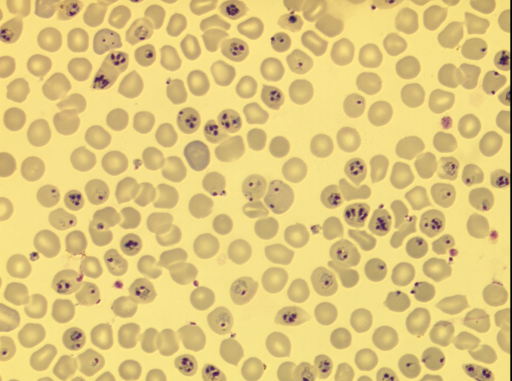
%> input picture a62.tif, 512 x 381 px
$ octave main2_extra.m   (GNU Octave 9; MATLAB toolbox functions it lacks are replaced by stand-ins)
%> lines starting %> are read from the running program, lines starting %| are printed output that depends on the picture; in (x1, y1, x2, y2) boxes, pixels count from 0 and x2, y2 are one past the last pixel; in counts of white or black regions, pixels touching at a corner belong together; the program's own positions count from 1
### generateCoefficients.m

function coefficients = generateCoefficients()
    %generating coefficients
    redChannel = 0;
    blueChannel = 0;
    greenChannel = 0;

    MAX_VALUE = 1;
    iterations = 10;
    coefficients =[];


    for i = (0:iterations)
        if (redChannel + greenChannel + blueChannel < MAX_VALUE)
            coefficients = [coefficients; [redChannel, greenChannel, blueChannel]];
        end
        %1st loop
        for j = (0:iterations)
            greenChannel = greenChannel + 0.1;
                if (redChannel + greenChannel + blueChannel < MAX_VALUE)
                    coefficients = [coefficients; [redChannel, greenChannel, blueChannel]];
                end

                %inner loop
                for s = (0:iterations)
                    blueChannel = blueChannel + 0.1;
                    if (redChannel + greenChannel + blueChannel < MAX_VALUE)
                        coefficients = [coefficients; [redChannel, greenChannel, blueChannel]];
                    end
                end
                blueChannel = 0;
        end

        %2nd loop

        for m = (0:iterations)
            blueChannel = blueChannel + 0.1;
            if (redChannel + greenChannel + blueChannel < MAX_VALUE)
                coefficients = [coefficients; [redChannel, greenChannel, blueChannel]];
            end
        end

        redChannel = redChannel + 0.1;
        greenChannel = 0;
        blueChannel = 0;

    end
end


% histogram calculations
% choose nmax and nmin 255 or 0
% calculate max and min value of current value
%     max of max of i

### bestWeightsWithRms.m
function [bestWeightsWithRms] = bestWeightsWithRms(imgToConvert)
    vals = generateCoefficients();

    bestWeightsWithRms = [];

    rgbImage = imread(imgToConvert);
%> rgbImage is the input picture: size 381x512x3 uint8; mean R, G, B 224, 199.9, 125.9

    redChannel = rgbImage(:,:,1); % Red channel
    greenChannel = rgbImage(:,:,2); % Green channel
    blueChannel = rgbImage(:,:,3); % Blue channel
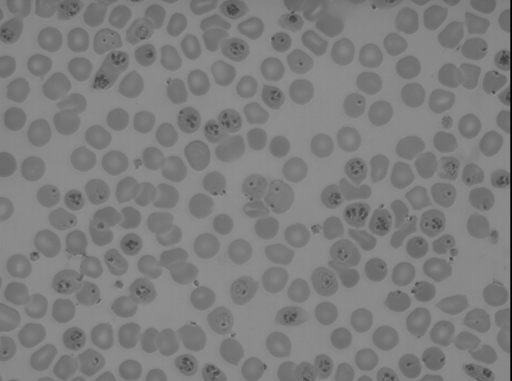
%> blueChannel: size 381x512 uint8; min 0, max 151, mean 125.9


    for i = (1:(size(vals,1)))
        greyScaleImg = vals(i,1) * redChannel + vals (i,2) * greenChannel + vals (i,3) * blueChannel;
        rmsValue = rmsContrast(greyScaleImg);

        bestWeightsWithRms =[bestWeightsWithRms; [rmsValue, vals(i,1), vals(i,2), vals(i,3)]];

    end
%> this loop made 185 passes
%> rmsValue on passes 1, 4, 5: 0, 3.6, 4.1
%> pass 2, in rmsContrast (call 2), `Isquare = (greyScaleImg - greyScaleImgAvg).^2;`:
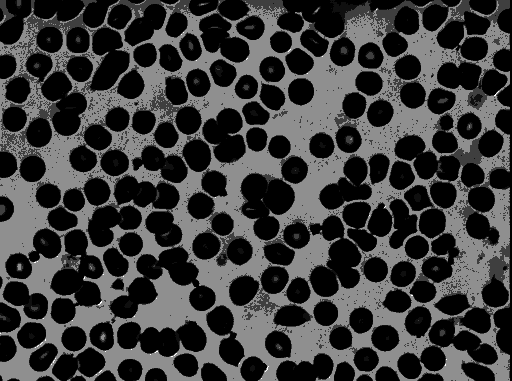
%> Isquare: size 381x512 uint8; min 0, max 16, mean 3.72; drawn with min black and max white
%> after the loop, bestWeightsWithRms = 185 rows, first 8: [0 0 0 0; 1.93 0 0.1 0; 2.5 0 0.1 0.1; 3.6 0 0.1 0.2; 4.1 0 0.1 0.3; 5.26 0 0.1 0.4; 5.92 0 0.1 0.5; 6.24 0 0.1 0.6]


    %sorting it out
    bestWeightsWithRms = sortrows(bestWeightsWithRms);
%> bestWeightsWithRms = 185 rows, first 8: [0 0 0 0; 1.29 0.1 0 0; 1.93 0 0.1 0; 2.5 0 0.1 0.1; 3.03 0.2 0 0; 3.2 0.1 0.1 0; 3.59 0 0.2 0; 3.6 0 0.1 0.2]
    bestWeightsWithRms = bestWeightsWithRms(183:185,:);
%> bestWeightsWithRms = [11.13 0.7 0.2 0.1; 11.14 0.1 0.9 0; 11.16 1 0 0]
end

### rmsContrast.m
function RMS = rmsContrast(greyScaleImg)
    greyScaleImgAvg = mean(greyScaleImg(:));

    Isquare = (greyScaleImg - greyScaleImgAvg).^2;
    Isum=sum(sum(Isquare));
    SqrtI = Isum.^0.5;

    [M,N]= size(greyScaleImg);

    RMS = SqrtI / ((M*N).^0.5);
end

### getOptimizedGreyImage.m
function [greyScaleImage,RMS] = getOptimizedGreyImage(img,weightRank)


    imgWeights = bestWeightsWithRms(img);
%> imgWeights = [11.13 0.7 0.2 0.1; 11.14 0.1 0.9 0; 11.16 1 0 0]
    greyScaleImage = getGreyScaleImg(img, imgWeights(weightRank,2:end));
    RMS = imgWeights(weightRank,1);
%> RMS = 11.16


end
%= ans(1,2:end)

### getGreyScaleImg.m
function greyScaleImg = getGreyScaleImg(img,vals)

    img = imread(img);


    redChannel = img(:,:,1); % Red channel
    greenChannel = img(:,:,2); % Green channel
    blueChannel = img(:,:,3); % Blue channel


    greyScaleImg = vals(1) * redChannel + vals (2) * greenChannel + vals (3) * blueChannel;

end

### main2_extra.m
clear all;
close all;
clc;
% use a thresholded image as input (binary image)
I1 = 'a62.tif';       % read image
subplot(2,3,1),imshow(I1),title('Original Image');
% object in the image is represented by white colour
% background is represented by black colour

I2 = getOptimizedGreyImage(I1,3);

I = 255 - I2;                % Invert the image
subplot(2,3,2),imshow(I),title('Inverted Image');
SE = strel('disk',6);     % generate the structuring element
E = imerode(I,SE);          % Perform Erosion Operation
subplot(2,3,3),imshow(E),title('Eroded Image');
D = imdilate(I,SE);          % Perform Dilation Operation
subplot(2,3,4),imshow(D),title('Dilated Image');
O = imopen(I,SE);          % Perform Opening Operation
subplot(2,3,5),imshow(O),title('Opened Image');
C = imclose(I,SE);          % Perform Closing Operation
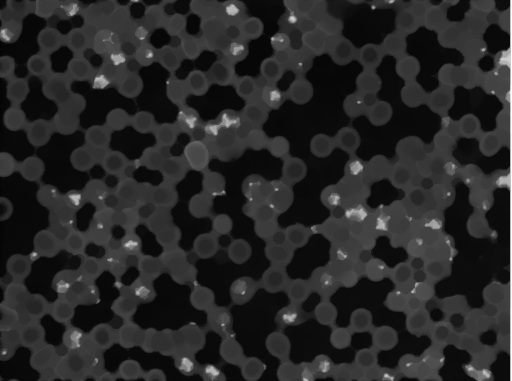
%> C: size 381x512 uint8; min 4, max 255, mean 39.5
subplot(2,3,6),imshow(C),title('Closed Image');


lolz = imopen(O,SE);
lolz2 = imopen(O,SE);
figure, imshow(255 - lolz2),title('opened x3 further');
%> after `imshow(255 - lolz2)`:
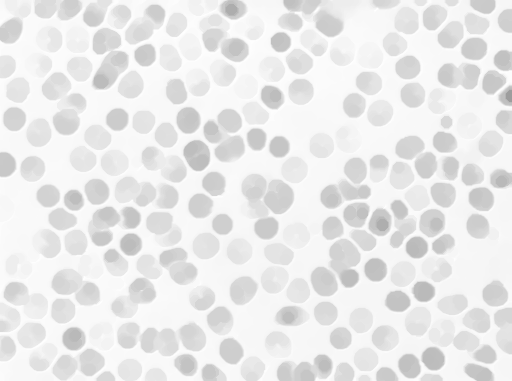
%> displayed picture: size 381x512, on the screen's scale of 0 to 255; min 157, max 255, mean 233.5


BW2 = edge(lolz2,'canny');
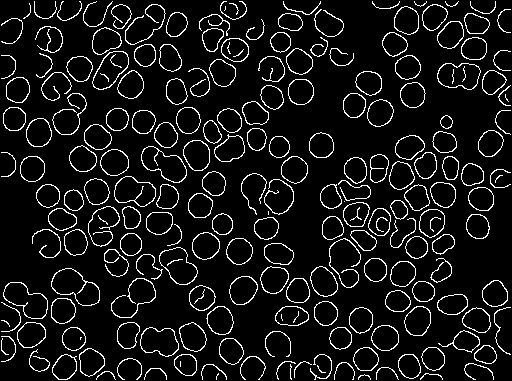
%> BW2: size 381x512 logical; 8.5% white in thin lines or dots

figure,imshow(BW2),title('edge detection');


SE1 = strel('disk',1);
erodedBW2 = imdilate(BW2,SE1);
%> erodedBW2: size 381x512 logical; 21.7% white in thin lines or dots

figure,imshow(erodedBW2),title('Dilated edge detection');

%labelling


labeledImage = bwlabel(erodedBW2, 8);
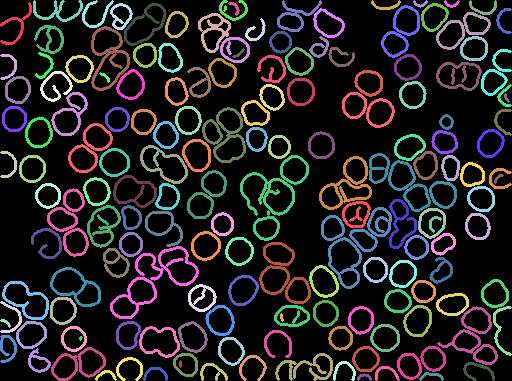
%> labeledImage: size 381x512 double; 162 distinct labels, from 0 to 161; one colour per label, 0 black
%coloredLabels = label2rgb (labeledImage, 'hsv', 'k', 'noshuffle');
%figure,imshow(coloredLabels),title('Labeled Image, from bwlabel()');


captionFontSize = 14;

figure,imshow(I2);
title('Outlines, from bwboundaries()', 'FontSize', captionFontSize);
axis image; % Make sure image is not artificially stretched because of screen's aspect ratio.
hold on;
boundaries = bwboundaries(erodedBW2);
%> boundaries = 354 boundaries; largest, box (x1, y1, x2, y2) and points: (240, 155, 309, 241) 388, (110, 246, 199, 319) 372, (321, 207, 392, 289) 333, (369, 153, 457, 212) 307, (275, 353, 333, 381) 273
numberOfBoundaries = size(boundaries, 1);
%> numberOfBoundaries = 354
for k = 1 : numberOfBoundaries
	thisBoundary = boundaries{k};
	plot(thisBoundary(:,2), thisBoundary(:,1), 'g', 'LineWidth', 2);
end
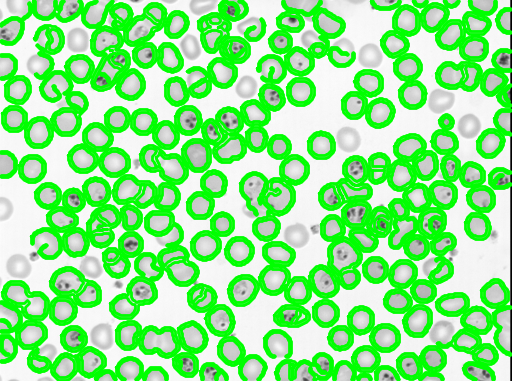
%> figure redrawn from the program's plot data; its title reads 'Outlines, from bwboundaries()'
hold off;

$ run again, with a8.tif copied over a62.tif
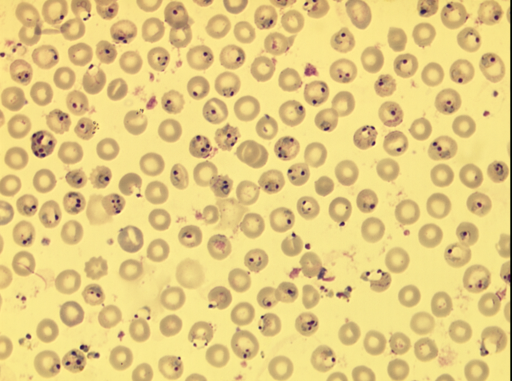
%> input picture a8.tif, 512 x 381 px
%> in bestWeightsWithRms, rgbImage is the input picture: size 381x512x3 uint8; mean R, G, B 228.9, 204.1, 131.2
%> the loop in bestWeightsWithRms, `for i = (1:(size(vals,1)))` made 185 passes
%> rmsValue on passes 1, 4, 5: 0, 3.27, 4.25
%> after the loop in bestWeightsWithRms, `for i = (1:(size(vals,1)))`: bestWeightsWithRms = 185 rows, first 8: [0 0 0 0; 2.15 0 0.1 0; 2.32 0 0.1 0.1; 3.27 0 0.1 0.2; 4.25 0 0.1 0.3; 5.12 0 0.1 0.4; 6.23 0 0.1 0.5; 6.97 0 0.1 0.6]
%> in bestWeightsWithRms, `bestWeightsWithRms = sortrows(bestWeightsWithRms);`: bestWeightsWithRms = 185 rows, first 8: [0 0 0 0; 1.43 0.1 0 0; 2.15 0 0.1 0; 2.32 0 0.1 0.1; 2.71 0.2 0 0; 3.27 0 0.1 0.2; 3.55 0 0.2 0; 3.57 0.1 0.1 0]
%> in bestWeightsWithRms, `bestWeightsWithRms = bestWeightsWithRms(183:185,:);`: bestWeightsWithRms = [11.77 0.7 0.2 0.1; 11.81 1 0 0; 11.88 0.9 0.1 0]
%> in getOptimizedGreyImage, `RMS = imgWeights(weightRank,1);`: RMS = 11.88
%> BW2: size 381x512 logical; 5.3% white in thin lines or dots
%> erodedBW2: size 381x512 logical; 13.7% white in thin lines or dots
%> `labeledImage = bwlabel(erodedBW2, 8);`:
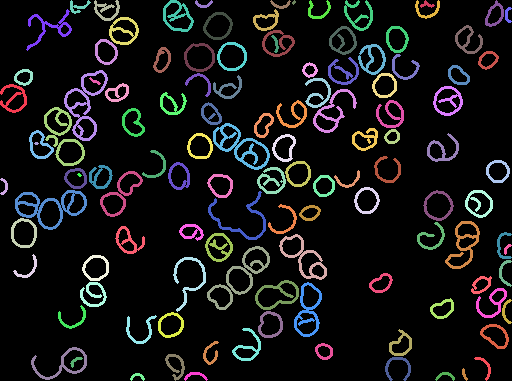
%> labeledImage: size 381x512 double; 119 distinct labels, from 0 to 118; one colour per label, 0 black
%> boundaries = 249 boundaries; largest, box (x1, y1, x2, y2) and points: (208, 191, 266, 240) 251, (64, 70, 108, 141) 242, (207, 246, 270, 310) 222, (173, 257, 206, 312) 211, (15, 190, 87, 230) 209
%> numberOfBoundaries = 249
%> after the loop `for k = 1 : numberOfBoundaries`:
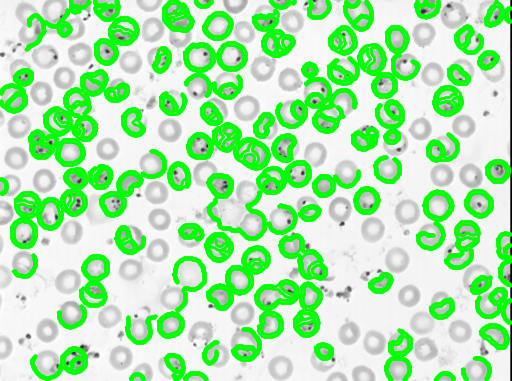
%> figure redrawn from the program's plot data; its title reads 'Outlines, from bwboundaries()'
